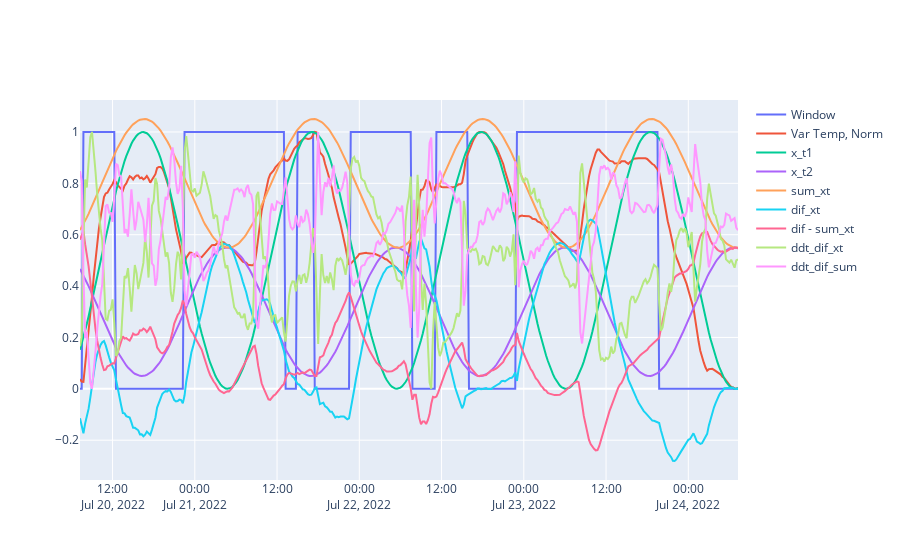

Source (notebook cell):
### Code cell
x_t, t = make_fit(series=temp, A=-0.5, w=3.9*(1/(len(temp))), phi=0.8, w_t_var=1)
x_t += 0.5
pi = np.pi
x_t2, t2 = make_fit(series=temp, A=-0.25, w=3.9*(1/(len(temp))), 
    phi=-2.3, w_t_var=1)
x_t2 += 0.3

sum_xt = x_t + x_t2

norm_temp = h.normalize(temp)
dif_xt = norm_temp - x_t 
ddt_dif_xt= h.normalize(np.gradient(dif_xt))

dif_sum = sum_xt - norm_temp
ddt_dif_sum = h.normalize(np.gradient(dif_sum))

fig = go.Figure()

fig.add_trace(go.Scatter(
    x=time,
    y=a01["Window Open"],
    name="Window",
    mode='lines',
))


fig.add_trace(go.Scatter(
    x=time,
    y=h.normalize(temp),
    mode='lines',
    name="Var Temp, Norm"
))
fig.add_trace(go.Scatter(
    x=time,
    y=x_t,
    name="x_t1",
    mode='lines',
))
fig.add_trace(go.Scatter(
    x=time,
    y=x_t2,
    name="x_t2",
    mode='lines',
))
fig.add_trace(go.Scatter(
    x=time,
    y=sum_xt,
    name="sum_xt",
    mode='lines',
))

fig.add_trace(go.Scatter(
    x=time,
    y=dif_xt,
    name="dif_xt",
    mode='lines',
))

fig.add_trace(go.Scatter(
    x=time,
    y=dif_sum,
    name="dif - sum_xt",
    mode='lines',
))


fig.add_trace(go.Scatter(
    x=time,
    y=ddt_dif_xt,
    name="ddt_dif_xt",
    mode='lines',
))

fig.add_trace(go.Scatter(
    x=time,
    y=ddt_dif_sum,
    name="ddt_dif_sum",
    mode='lines',
))

### Figure 1 — Plotly figure (JSON) as saved in the notebook; plotly's stock layout.template omitted (floating-point values rounded to 4 significant figures; data arrays with more than 128 entries replaced by an {"elided": "..."} marker saying what was removed)
{"data": [{"mode": "lines", "name": "Window", "type": "scatter", "x": {"elided": "385 str values"}, "y": {"elided": "385 int values"}}, {"mode": "lines", "name": "Var Temp, Norm", "type": "scatter", "x": {"elided": "385 str values"}, "y": {"elided": "385 float values"}}, {"mode": "lines", "name": "x_t1", "type": "scatter", "x": {"elided": "385 str values"}, "y": {"elided": "385 float values"}}, {"mode": "lines", "name": "x_t2", "type": "scatter", "x": {"elided": "385 str values"}, "y": {"elided": "385 float values"}}, {"mode": "lines", "name": "sum_xt", "type": "scatter", "x": {"elided": "385 str values"}, "y": {"elided": "385 float values"}}, {"mode": "lines", "name": "dif_xt", "type": "scatter", "x": {"elided": "385 str values"}, "y": {"elided": "385 float values"}}, {"mode": "lines", "name": "dif - sum_xt", "type": "scatter", "x": {"elided": "385 str values"}, "y": {"elided": "385 float values"}}, {"mode": "lines", "name": "ddt_dif_xt", "type": "scatter", "x": {"elided": "385 str values"}, "y": {"elided": "385 float values"}}, {"mode": "lines", "name": "ddt_dif_sum", "type": "scatter", "x": {"elided": "385 str values"}, "y": {"elided": "385 float values"}}], "layout": {}}
